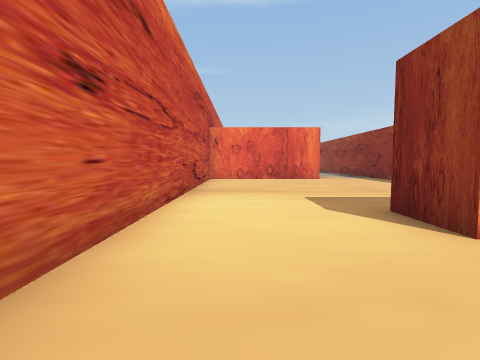
view 1 (above)

24 first-person views from a walk through a Unity game level. The camera is 1.4 m above the floor, tilts 4° down and sees 85° across. The floor is counted in squares, 2 m on a side. Each view is taken from the middle of a square. On the plan, view 1 faces up. The plan holds only what a view shows up to about 9 squares ahead; the rest is blank. The place goes on beyond the plan.

view 2
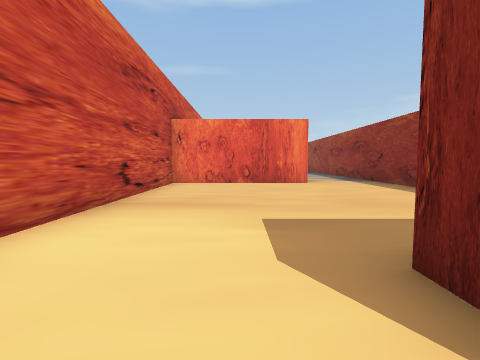

view 3
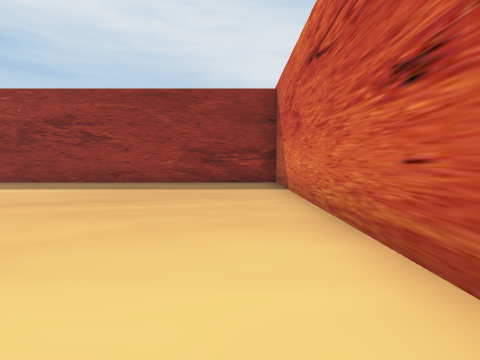

view 4
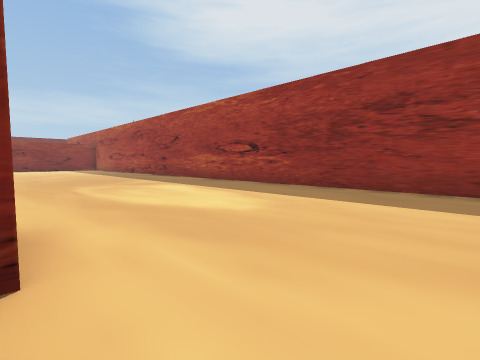

view 5
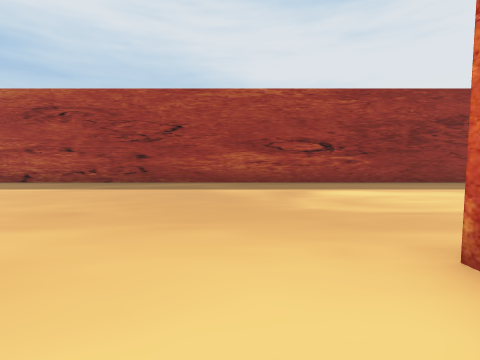

view 6
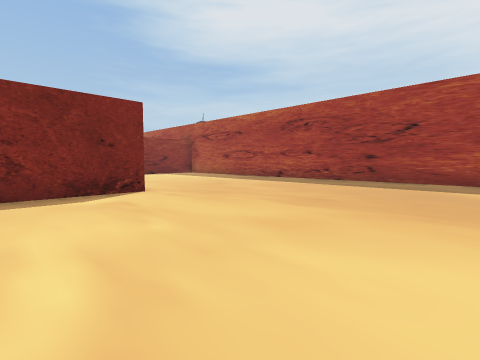

view 7
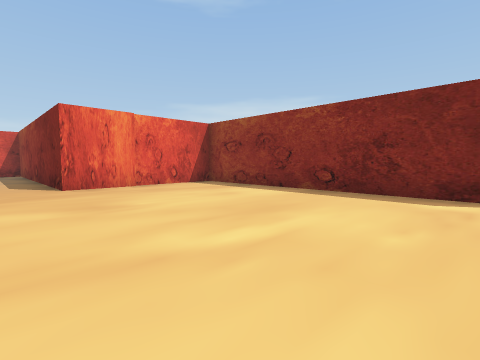

view 8
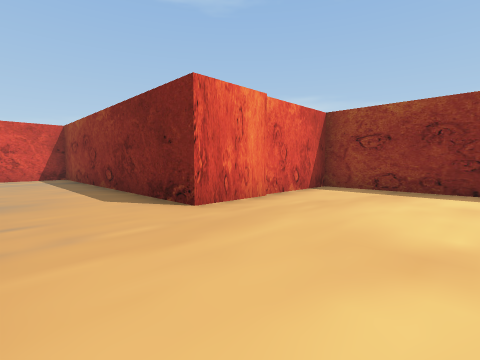

view 9
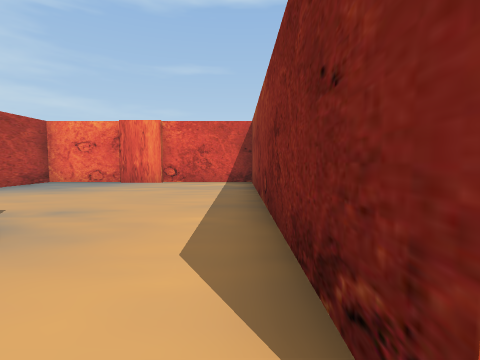

view 10
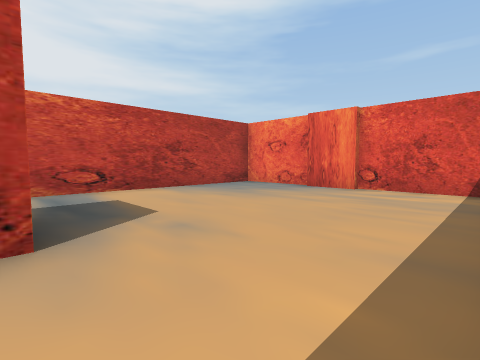

view 11
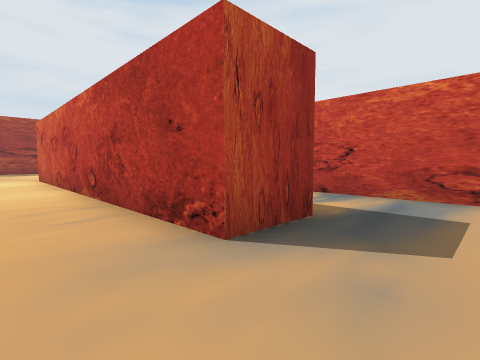

view 12
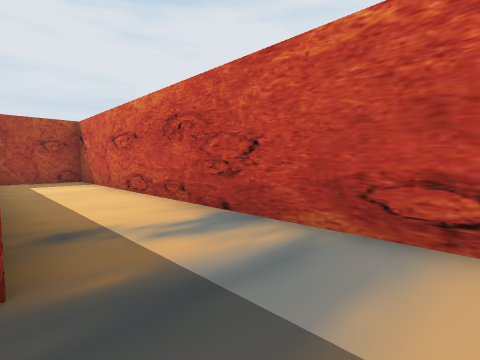

view 13
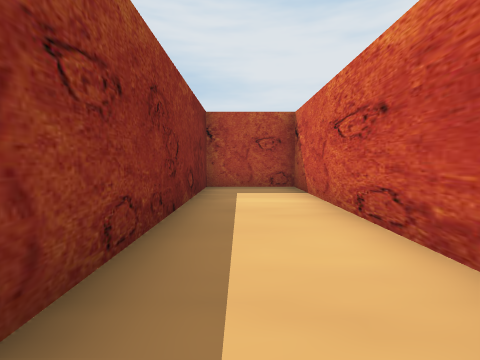

view 14
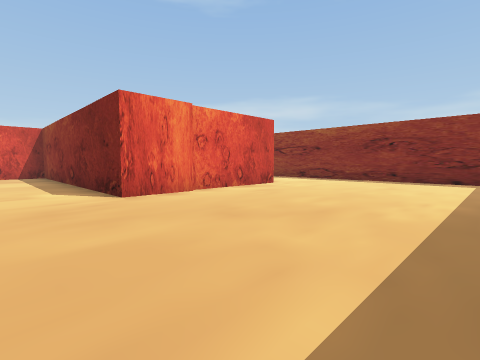

view 15
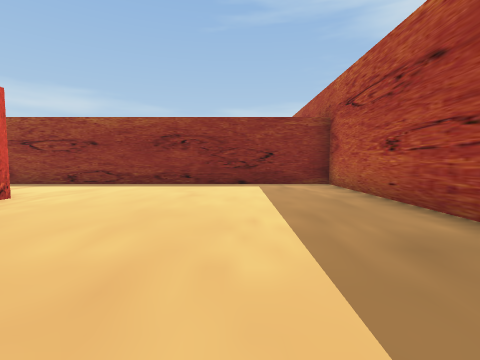

view 16
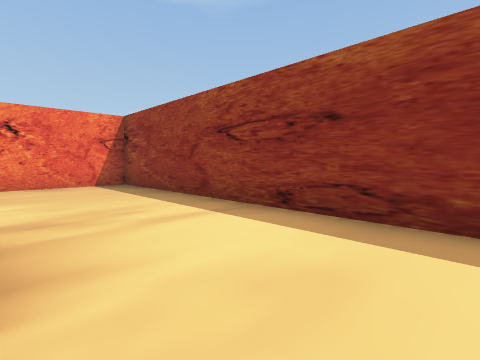

view 17
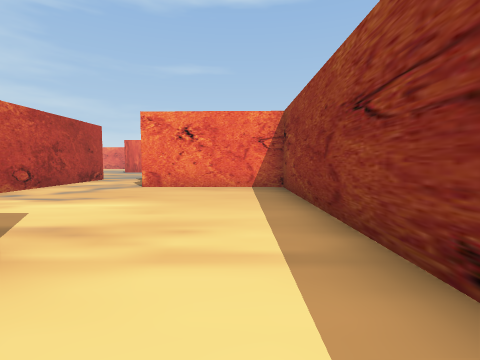

view 18
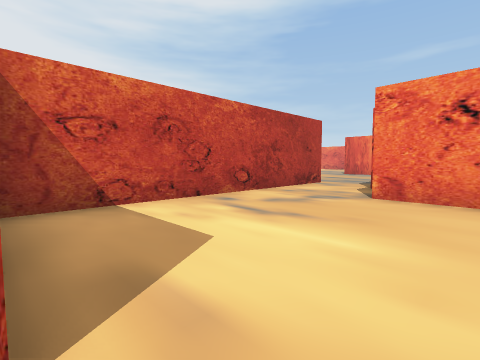

view 19
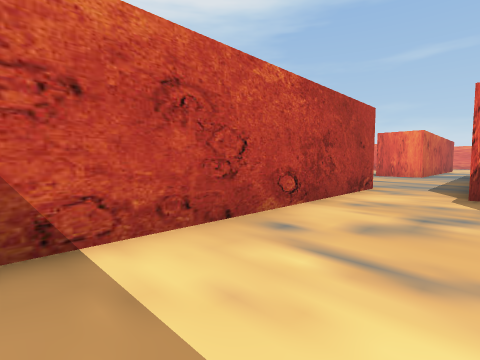

view 20
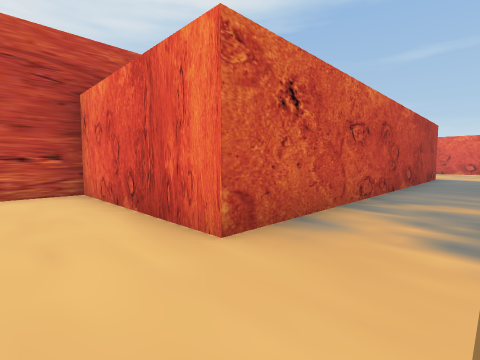

view 21
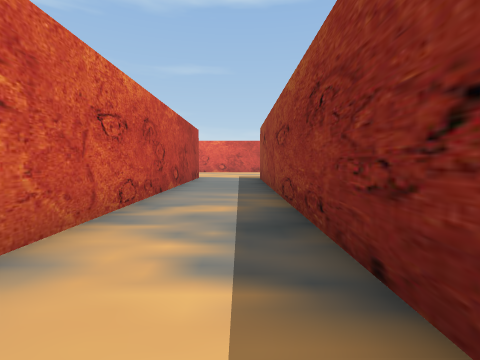

view 22
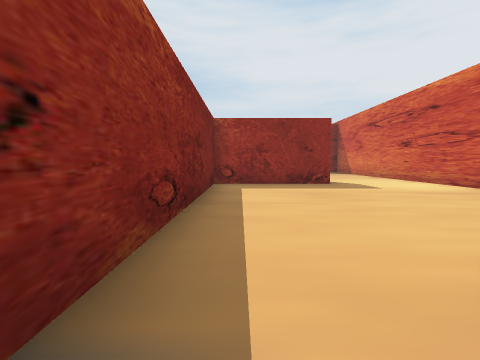

view 23
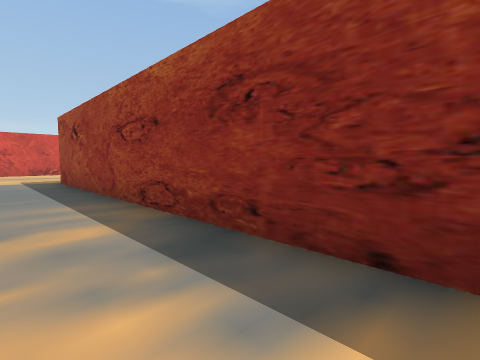

view 24
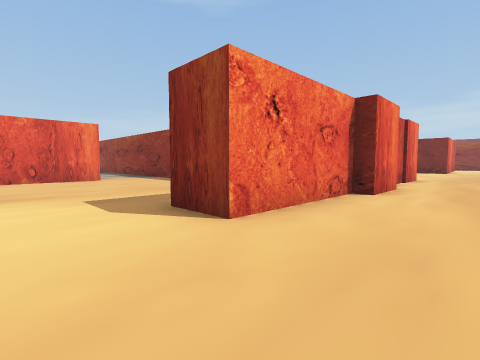

### Floor plan
Points are (right, up) in squares from view 1. A wall is a line through its corners. A room is listed if a view was taken in it or the views show most of it. See-through windows are left out.
Room 1 (views 1, 2, 3, 4, 5, 6, 7, 8, 9, 10, 11, 12, 13, 14, 15, 16, 17, 18, 19, 20, 21, 22, 23, 24)
walls: (10.5, 2.3) (9.2, 2.3); (7.5, 1.9) (5.8, 1.9) (5.8, 2.3) (2.1, 2.3) (2.1, 3.7) (5.8, 3.7) (5.8, 20.5); (9.9, 12.3) (11.5, 12.3) (11.5, 2.1); (20.6, 10.4) (20.6, 4.1); (24, 2.3) (19, 2.3) (19, 10.6) (14.4, 10.6) (14.4, 18.9) (11.4, 18.9); (11.5, 18.7) (10, 18.7); (10, 18.9) (7.5, 18.9) (7.5, 3.7) (9.9, 3.7) (9.9, 10.1); (3.2, 20) (3.2, 10.6) (-1.2, 10.6) (-1.2, -4.8) (27.2, -4.8) (27.2, 9.2) (23.2, 9.3)
ways out: opening at (21.5, 11.5)

Positions as (right, up) in squares from view 1, and headings:
1: (0, 0), facing up
2: (1, 2), facing up
3: (0, 4), facing down
4: (4, 2), facing down-right
5: (13, 4), facing down
6: (13, 5), facing down-right
7: (13, 3), facing up-right
8: (12, 7), facing up-right
9: (14, 10), facing up
10: (14, 12), facing up-left
11: (13, 14), facing down-left
12: (10, 14), facing down-left
13: (9, 11), facing down
14: (17, -3), facing up-right
15: (19, -2), facing right
16: (24, 1), facing up-right
17: (26, 2), facing up
18: (25, 4), facing up-left
19: (23, 5), facing up-left
20: (5, 9), facing up-left
21: (5, 10), facing up
22: (5, 12), facing down
23: (4, 11), facing up-right
24: (0, 0), facing up-right
